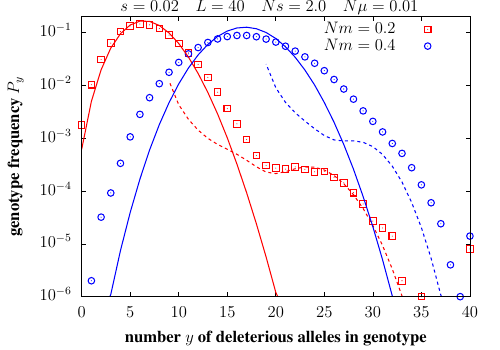

This chart was generated by the following gnuplot code:
set output  "Genotype_distributions.tex"
set terminal epslatex color dl 3.0 blacktext 12 'ptm,b' standalone
set border linewidth 2
set style line 1 lt 3 lc rgb "black"  pt 3 lw 5
set style line 2 lt 3 lc rgb "black"  pt 3  lw 5
set style line 3 lt 3 lc rgb "black"  pt 3  lw 5
set style line 4 lt 3 lc rgb "red"  pt 3 ps 0.8 lw 3
set style line 5 lt 3 lc rgb "blue"  pt 5 ps 0.8 lw 3
set style line 6 lt 3 lc rgb "green"  pt 1 ps 0.8 lw 3
set style line 7 lt 3 lc rgb "red"  pt 3 lw 4
set style line 8 lt 3 lc rgb "blue"  pt 5  lw 4
set style line 9 lt 3 lc rgb "black"  pt 1  lw 4
set style line 10 lt 3 lc rgb "red"  pt 3 lw 4
set style line 11 lt 3 lc rgb "blue"  pt 5  lw 4
set style line 12 lt 3 lc rgb "black"  pt 1  lw 4

#set format y '\large %g'  
#set format x '\large %g'  

#se size  ratio 0.8

se yrange [0.000001:0.2]
#se xrange [0.0:1.0]
#se xtics (0.0,0.2,0.4,0.6,0.8,1.0)
#se yrange [0.0:1.0]
se ytics ("$10^{-6}$" 0.000001,"$10^{-5}$" 0.00001,"$10^{-4}$" 0.0001,"$10^{-3}$" 0.001,"$10^{-2}$" 0.01, "$10^{-1}$" 0.1, "$1$" 1.0)
se logsc y
#se logsc x
se key top right

se xlabel "number $y$ of deleterious alleles in genotype"
se ylabel "genotype frequency $P_y$"
se label "$s=0.02 \\quad L=40 \\quad Ns = 2.0 \\quad N\\mu=0.01$"  at 4.0,0.3
set style function lines

pl "genotypeD_K100_Ks2_L40_Kmu0.01Km0.2_10000reps.txt" u ($1-1):2 ps 1.5 pt 4 lw 3 lc rgb "red" ti "$Nm=0.2$",\
"genotypeD_K100_Ks2_L40_Kmu0.01Km0.4_10000reps.txt" u ($1-1):2 ps 1.5 pt 6 lw 3 lc rgb "blue" ti "$Nm=0.4$",\
"genotypeD_K100_Ks2_L40_Kmu0.01_Km0.2_theory.txt" u 1:2 w lines lw 3 lc rgb "red" noti,\
"genotypeD_K100_Ks2_L40_Kmu0.01_Km0.2_theory2.txt" u ($1+7):2 w lines lw 3 dt (1,1) lc rgb "red" noti,\
"genotypeD_K100_Ks2_L40_Kmu0.01_Km0.4_theory.txt" u 1:2 w lines lw 3 lc rgb "blue" noti,\
"genotypeD_K100_Ks2_L40_Kmu0.01_Km0.4_theory2.txt" u ($1+17):2 w lines lw 3 dt (1,1) lc rgb "blue" noti

#set terminal po col
#set output # closes file
#pause -1 "Hit any key to continue"

#system('epstopdf abc_MM-inc.eps && pdflatex abc_MM.tex')
#system('latex abc_MM.tex && dvips abc_MM.dvi && ps2pdf abc_MM.ps')
